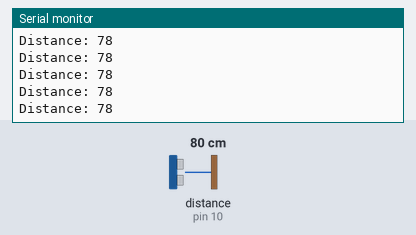
A sketch run on a simulated Arduino Uno, built with avr-gcc and run on an emulated ATmega328P. On the bench: the last lines printed to the serial monitor. Wiring (inferred from the names in the program): ultrasonic range finder: trigger pin 9; echo pin 10. The test bench sets the inputs (shaded band); at power-on: distance to the obstacle (sensor on pin 10) 80 cm. The echo pulse lasts 58.3 µs per cm.

Above: at 1.2 s.
1.3 s: distance to the obstacle (sensor on pin 10) set to 2 cm
At 1.38 s:
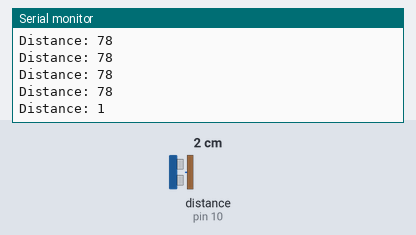
4.3 s: distance to the obstacle (sensor on pin 10) set to 250 cm
At 4.41 s:
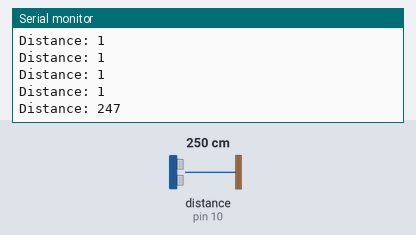
Timing chart, 0 to 7.3 s (numbered marks = the images above; inputs shaded):
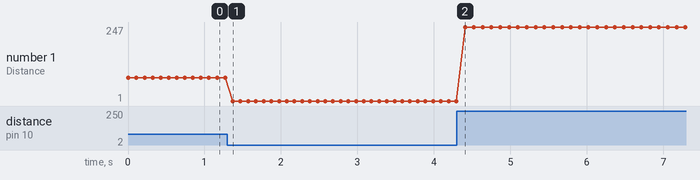

Measured:
- after the input at 1.3 s, the serial monitor: prints a new line after 0.07 s (image 1)
- after the input at 4.3 s, the serial monitor: prints a new line after 0.11 s (image 2)
- plotted number 1: 78 → 1 after the input at 1.3 s, 1 → 2 after the input at 4.3 s

The sketch:

Arduino_Simple_Distance.ino
```cpp
#define TRIGPIN 9
#define ECHOPIN 10

long duration;
int distance;
void setup() {
  pinMode(TRIGPIN, OUTPUT);
  pinMode(ECHOPIN, INPUT);
  Serial.begin(9600);
}
void loop() {
  // Clears the trigPin
  digitalWrite(TRIGPIN, LOW);
  delayMicroseconds(2);
  // Sets the trigPin on HIGH state for 10 micro seconds
  digitalWrite(TRIGPIN, HIGH);
  delayMicroseconds(10);
  digitalWrite(TRIGPIN, LOW);
  // Reads the echoPin, returns the sound wave travel time in microseconds
  duration = pulseIn(ECHOPIN, HIGH);
  // Calculating the distance
  distance = duration * 0.034 / 2;
  // Prints the distance on the Serial Monitor
  Serial.print("Distance: ");
  Serial.println(distance);
  delay(100);
}
```
